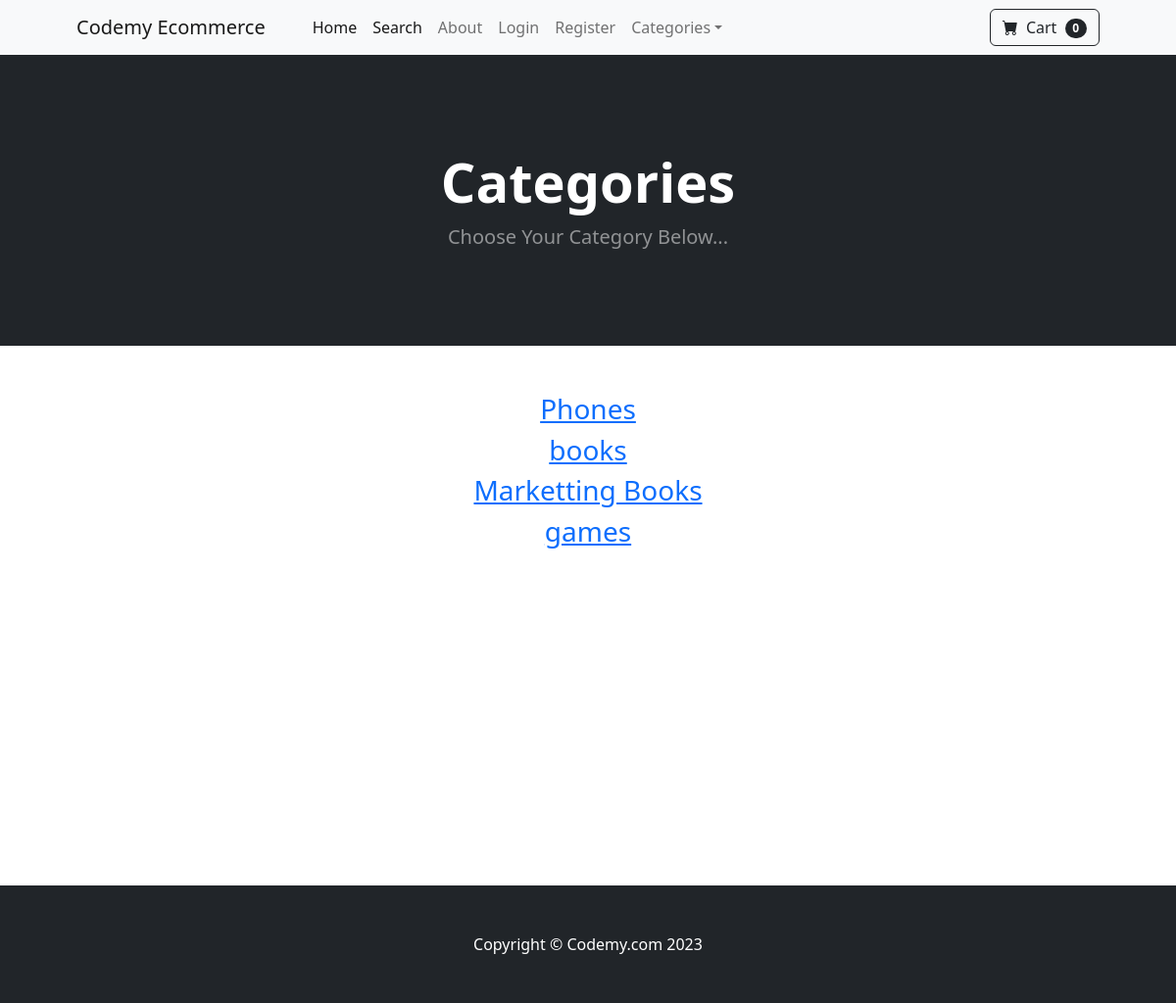
/category_summary/, run on an earlier commit of the app's database.
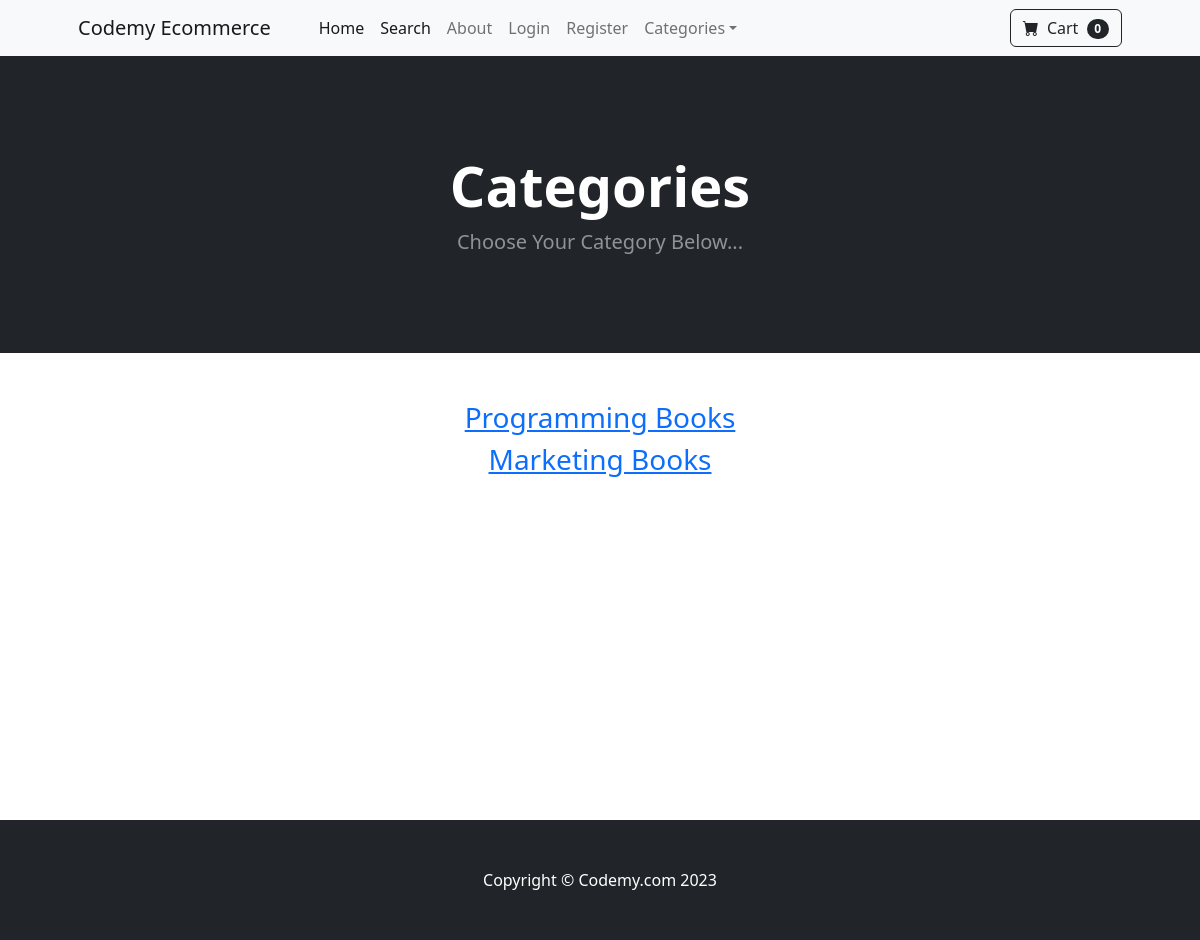
And on a later commit of the database.
### store/models.py (models this page shows)
class Category(models.Model):
	name = models.CharField(max_length=50)
	def __str__(self):
		return self.name
	class Meta:
		verbose_name_plural = 'categories'

### store/views.py (the view)
# urls.py: path('category_summary/', views.category_summary, name='category_summary'),
def category_summary(request):
	categories = Category.objects.all()
	return render(request, 'category_summary.html', {"categories":categories})

### cart/cart.py (called while the page is built)
	def __len__(self):
		return len(self.cart)

### cart/context_processors.py (called while the page is built)
def cart(request):
	return {'cart': Cart(request)}

### store/templates/category_summary.html
{% extends 'base.html' %}
{% block content %}
        <header class="bg-dark py-5">
            <div class="container px-4 px-lg-5 my-5">
                <div class="text-center text-white">
                    <h1 class="display-4 fw-bolder">Categories</h1>
                    <p class="lead fw-normal text-white-50 mb-0">Choose Your Category Below...</p>
                </div>
            </div>
        </header>
        <div class="container">
        	<div class="row">
        		<center>
        			<div class="col-8">
        				<br/><br/>
                        {% for category in categories %}
<h3><a href="{% url 'category' category %}">{{ category }}</a></h3>
                        {% endfor %}
<br/><br/><br/><br/><br/><br/><br/><br/><br/><br/><br/><br/><br/><br/>
        			</div>
        		</center>
        	</div>
        </div>
{% endblock %}

### store/templates/base.html (shortened to what this page needs)
{% load static %}
<!DOCTYPE html>
<html lang="en">
    <head>
        <link href="https://cdn.jsdelivr.net/npm/bootstrap-icons@1.5.0/font/bootstrap-icons.css" rel="stylesheet" />
        <link href="{% static 'css/styles.css' %}" rel="stylesheet" />
    </head>
    <body>
        {% include 'navbar.html' %}
        {% block content %}
        {% endblock %}
        <footer class="py-5 bg-dark">
            <div class="container"><p class="m-0 text-center text-white">Copyright &copy; Codemy.com 2023</p></div>
        </footer>
    </body>
</html>

### store/templates/navbar.html (shortened to what this page needs)
        <nav class="navbar navbar-expand-lg navbar-light bg-light">
            <div class="container px-4 px-lg-5">
                <a class="navbar-brand" href="{% url 'home' %}">Codemy Ecommerce</a>
                <div class="collapse navbar-collapse" id="navbarSupportedContent">
                    <ul class="navbar-nav me-auto mb-2 mb-lg-0 ms-lg-4">
                        <li class="nav-item"><a class="nav-link active" aria-current="page" href="{% url 'home' %}">Home</a></li>
                        <li class="nav-item"><a class="nav-link active" aria-current="page" href="{% url 'search' %}">Search</a></li>
                        <li class="nav-item"><a class="nav-link" href="{% url 'about' %}">About</a></li>
            {% if user.is_authenticated %}
   <li class="nav-item dropdown">
            <a class="nav-link dropdown-toggle" id="navbarDropdown" href="#" role="button" data-bs-toggle="dropdown" aria-expanded="false">Profile</a>
            <ul class="dropdown-menu" aria-labelledby="navbarDropdown">
                <li><a class="dropdown-item" href="{% url 'update_user' %}">User Profile</a></li>
                <li><hr class="dropdown-divider" /></li>
<li><a class="dropdown-item" href="{% url 'update_info'  %}">User Info</a></li>
                            </ul>
                        </li>
            {% if user.is_superuser %}
              <li class="nav-item dropdown">
            <a class="nav-link dropdown-toggle" id="navbarDropdown" href="#" role="button" data-bs-toggle="dropdown" aria-expanded="false">Orders</a>
            <ul class="dropdown-menu" aria-labelledby="navbarDropdown">
                <li><a class="dropdown-item" href="{% url 'shipped_dash' %}">Shipped Orders</a></li>
                <li><hr class="dropdown-divider" /></li>
<li><a class="dropdown-item" href="{% url 'not_shipped_dash'  %}">UnShipped Orders</a></li>
                            </ul>
                        </li>
            {% endif %}
               <li class="nav-item"><a class="nav-link" href="{% url 'logout' %}">Logout</a></li>
            {% else %}
               <li class="nav-item"><a class="nav-link" href="{% url 'login' %}">Login</a></li>
               <li class="nav-item"><a class="nav-link" href="{% url 'register' %}">Register</a></li>
            {% endif %}
                        <li class="nav-item dropdown">
                            <a class="nav-link dropdown-toggle" id="navbarDropdown" href="#" role="button" data-bs-toggle="dropdown" aria-expanded="false">Categories</a>
                        </li>
                    </ul>
                    <form class="d-flex">
<a href="{% url 'cart_summary' %}" class="btn btn-outline-dark"><i class="bi-cart-fill me-1"></i>
                            Cart
<span class="badge bg-dark text-white ms-1 rounded-pill" id="cart_quantity">{{ cart|length }}
</span></a>
                    </form>
                </div>
            </div>
        </nav>

What changed in the data, as far as the page shows it:
removed Category: name "Phones"
removed Category: name "games"
changed Category: name "books" → "Programming Books"
changed Category: name "Marketting Books" → "Marketing Books"
